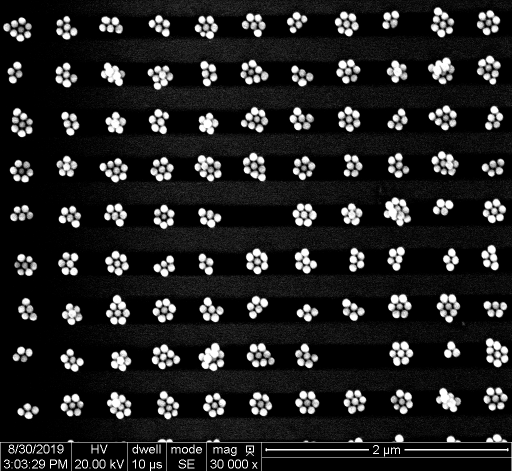
#> input picture backup/001_002.tif, 1024 x 943 px (shown at 1/2 size)
$ python Group_Attempt_Python_Circles.py
#> lines starting #> are read from the running program, lines starting #| are printed output that depends on the picture
from OIP21_lib_ImageProcessing_V6 import *
import cv2          # Some of the things in other library took to long

Number = 1

# Start loading in the 3 image types,
# The first type is a Circle cluster image
# The second type is a Line/Rod cluster image
# The third type is a triangle cluster image
if Number == 1:
    img = cv2.imread("001_002.tif", 0)
#> img is the input picture: shape (943, 1024); min 0, max 255, mean 34.6
elif Number == 2:
    img = cv2.imread("R001_001.tif", 0)
elif Number == 3:
    img = cv2.imread("T001.png", 0)


# Then we cut the gunk that is not needed from the image, this would be un-needed data
# or things that should not be in the image like half-clusters and other things that would
# screw with the data.

if Number == 1:                 # these values are found by experimenting
    img = img[0:870,:]
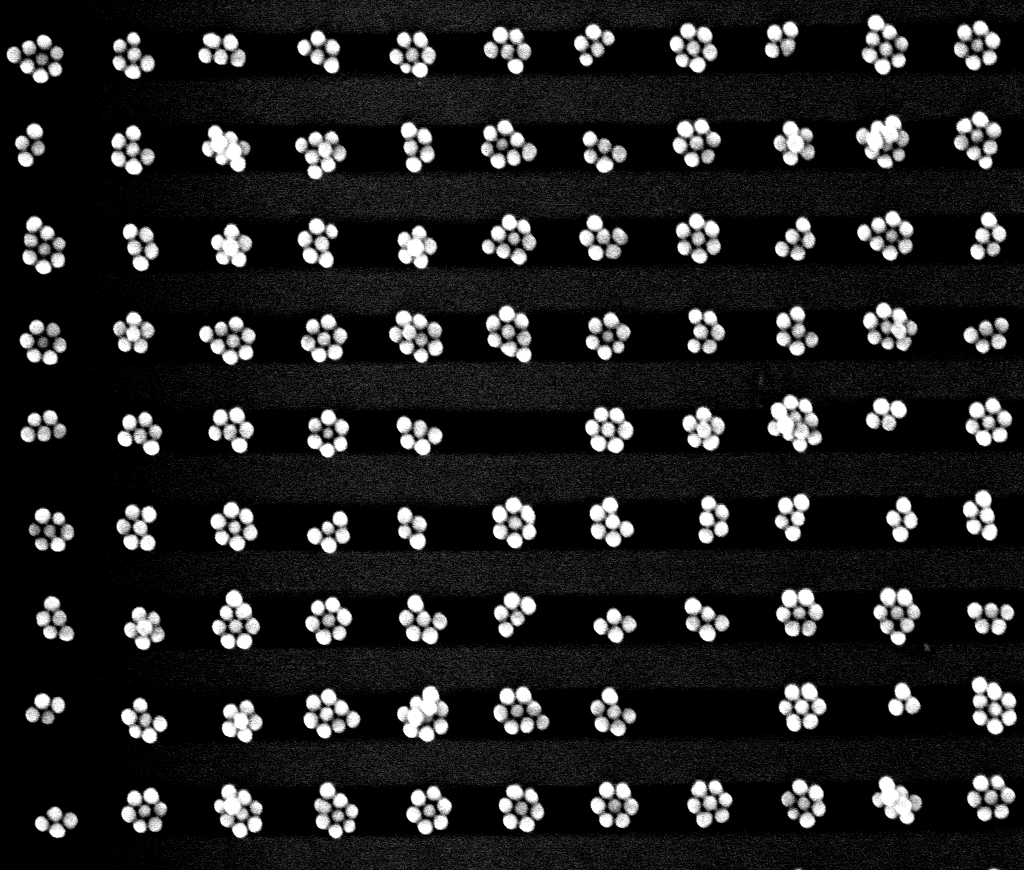
#> img: shape (870, 1024); min 0, max 255, mean 34.6
elif Number == 2:
    img = img[0:870,0:1000]
elif Number == 3:
    print("No Changes needed for this image type right now")

# Now that we have the trash in the picture types cleaned up we can do stuff like
# Make them the same size?
# Clean up the static in them?
# Make em awesome?

# Same size thing here if we run into problems of clean up being less effective between the
# different cluster types and stuff


#


#img.astype(np.uint8)

#pedestrian_filter(img, Mex5)
#filter_image(img, Mex5)

# Morpholocial filtering? erroding -> growing, lecture 05
# The function cv::morphologyEx can perform advanced morphological
# transformations using an erosion and dilation as basic operations.
#ret,thresh1 = cv2.threshold(img,100,255,cv2.THRESH_BINARY)
#img = cv2.medianBlur(img, 5)


#ret,thresh1 = cv2.threshold(img, 15, 150 ,cv2.THRESH_BINARY)

kernel = np.ones((5,5), np.uint8)
img = cv2.erode(img, kernel, iterations=2)
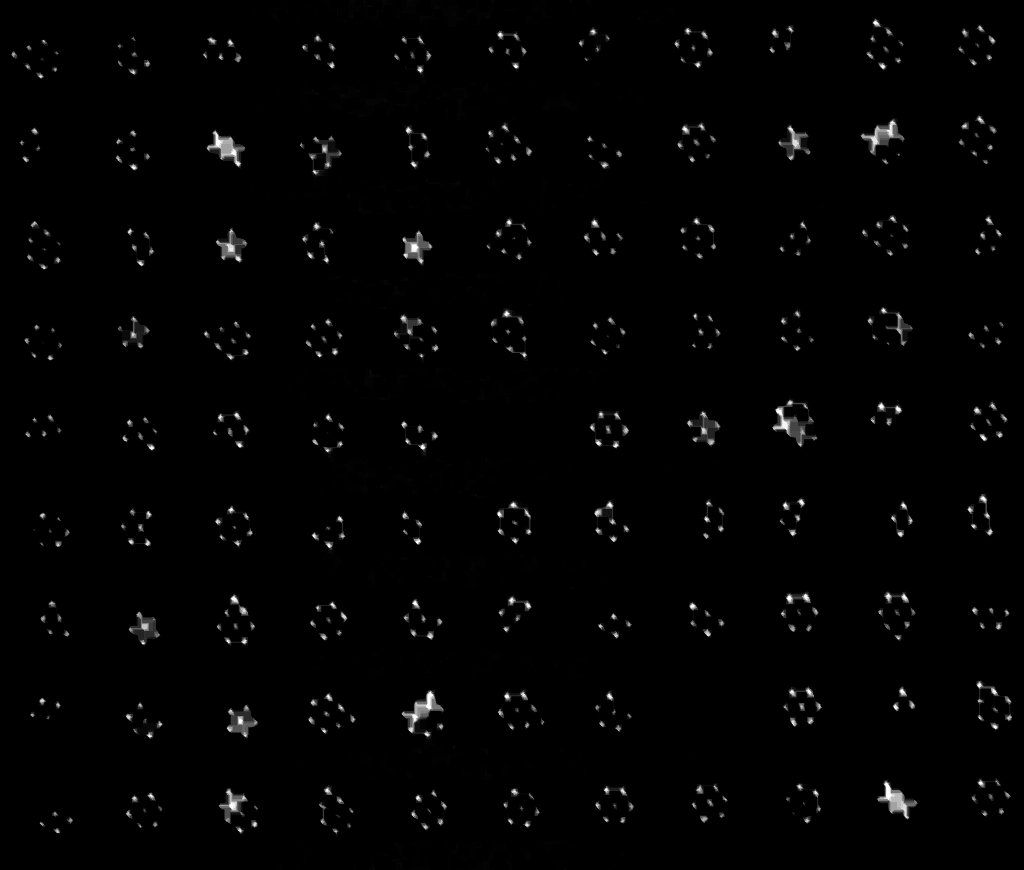
#> img: shape (870, 1024); min 0, max 255, mean 3
img = cv2.dilate(img, kernel, iterations=2)
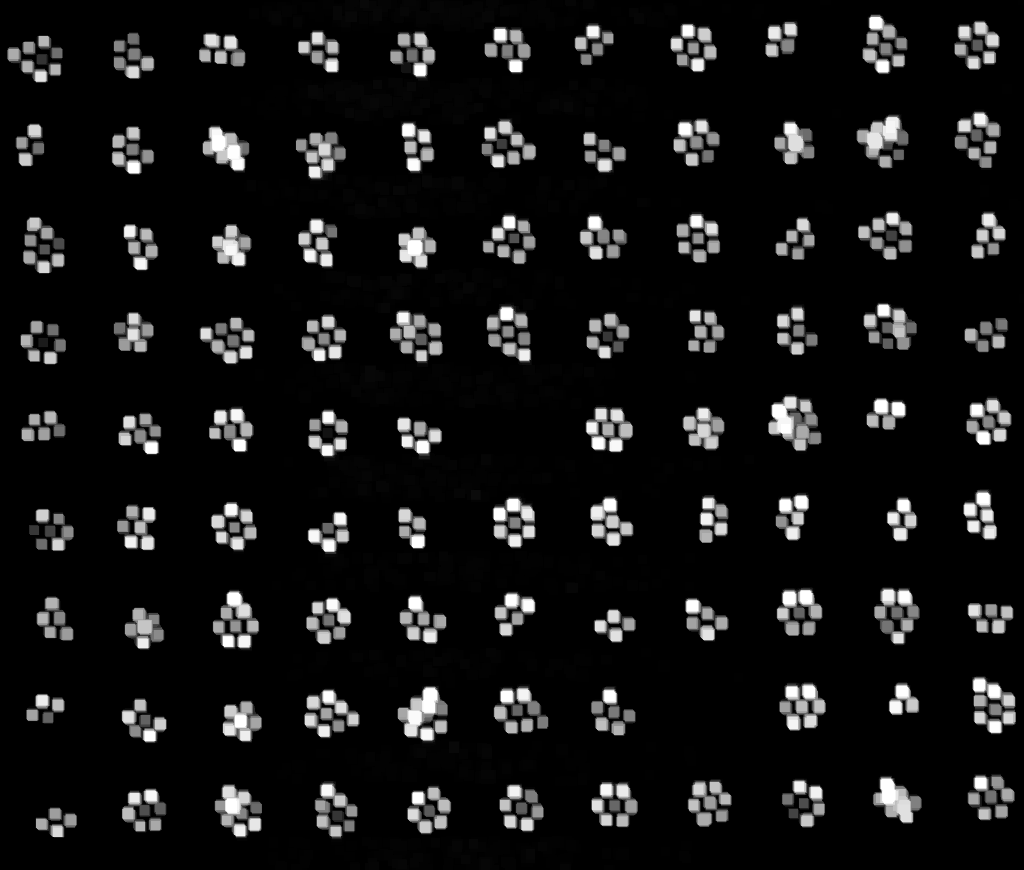
#> img: shape (870, 1024); min 0, max 255, mean 21


# ATH Min Max filter

# Now we make the image a little bit sharper in hopes that the edge detection will be a
# bit more consistent

#img = unsharp_mask(img) # sharpening it brigns out all the noise Ahh!


# Drawing the circles and stuff

# https://docs.opencv.org/4.x/dd/d1a/group__imgproc__feature.html#ga47849c3be0d0406ad3ca45db65a25d2d
# https://docs.opencv.org/4.x/da/d53/tutorial_py_houghcircles.html

cimg = cv2.cvtColor(img, cv2.COLOR_GRAY2BGR)

circles = cv2.HoughCircles(img,                                    # image
cv2.HOUGH_GRADIENT,                     # Method
1,                                      # dp inverse resolution (1 = max)
8,                                      # minDist, apprximation of the max radius which makes sense
param1=50,                              # Threshold
param2=7,                               # The lower this is the more false positives and the higher it is it does not detect at all
minRadius=4,                            # Minimum Radius
maxRadius=9                             # Maximum Radius
)
#> circles = 621 rows, first 8: [515.5, 65.5, 6.9], [26.5, 340.5, 6.9], [217.5, 521.5, 6.9], [1007.5, 794.5, 6.9], [699.5, 255.5, 6.9], [888.5, 596.5, 8.4], [886.5, 626.5, 6.9], [889.5, 252.5, 6.9]

circles = np.uint16(np.around(circles))
#> circles = 621 rows, first 8: [516, 66, 7], [26, 340, 7], [218, 522, 7], [1008, 794, 7], [700, 256, 7], [888, 596, 8], [886, 626, 7], [890, 252, 7]

for i in circles[0, :]:
    center = (i[0], i[1])
    # circle center
    cv2.circle(cimg, center, 1, (0, 100, 100), 3)
    # circle outline
    radius = i[2]
    cv2.circle(cimg, center, radius, (255, 0, 255), 3)
#> this loop made 621 passes
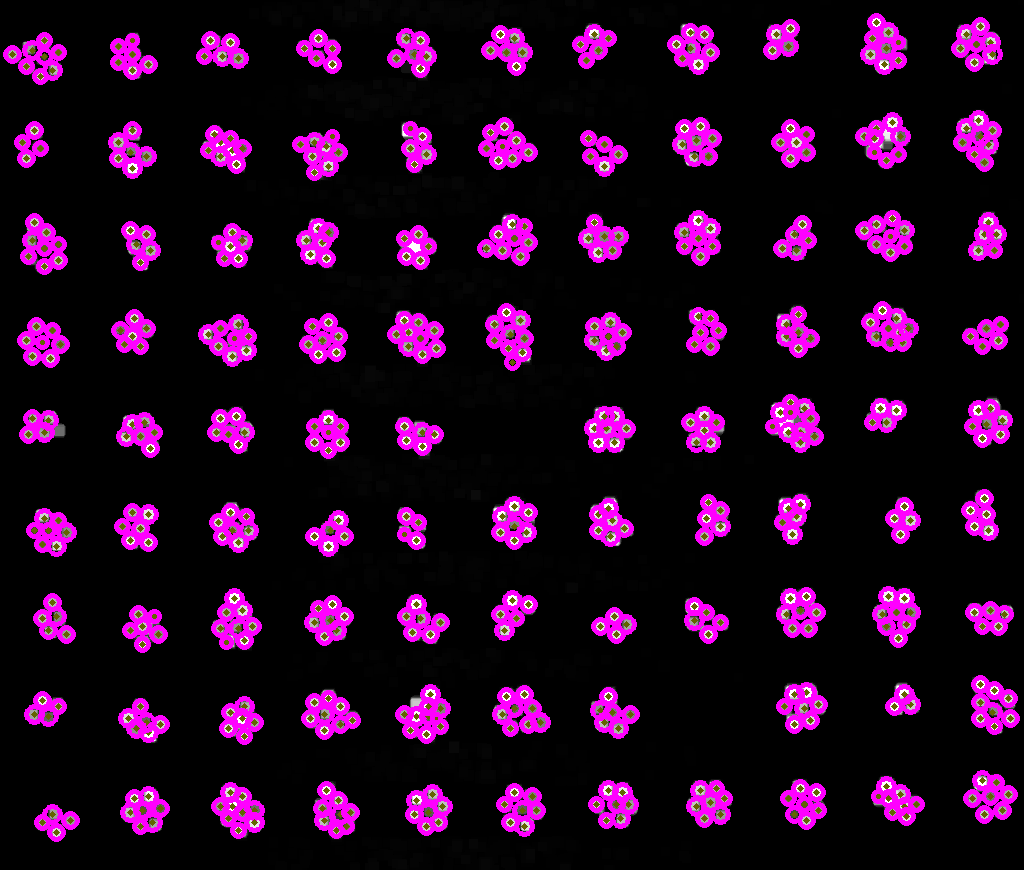
#> cimg: shape (870, 1024, 3); mean B, G, R 37, 6.9, 38.7

print(np.shape(img))
#| (870, 1024)
plt.imshow(img, cmap='gray')
plt.imshow(cimg)
#plot_cumhist(img)

plt.show()
#> figure, not shown here; B, G, R data is drawn as R, G, B
